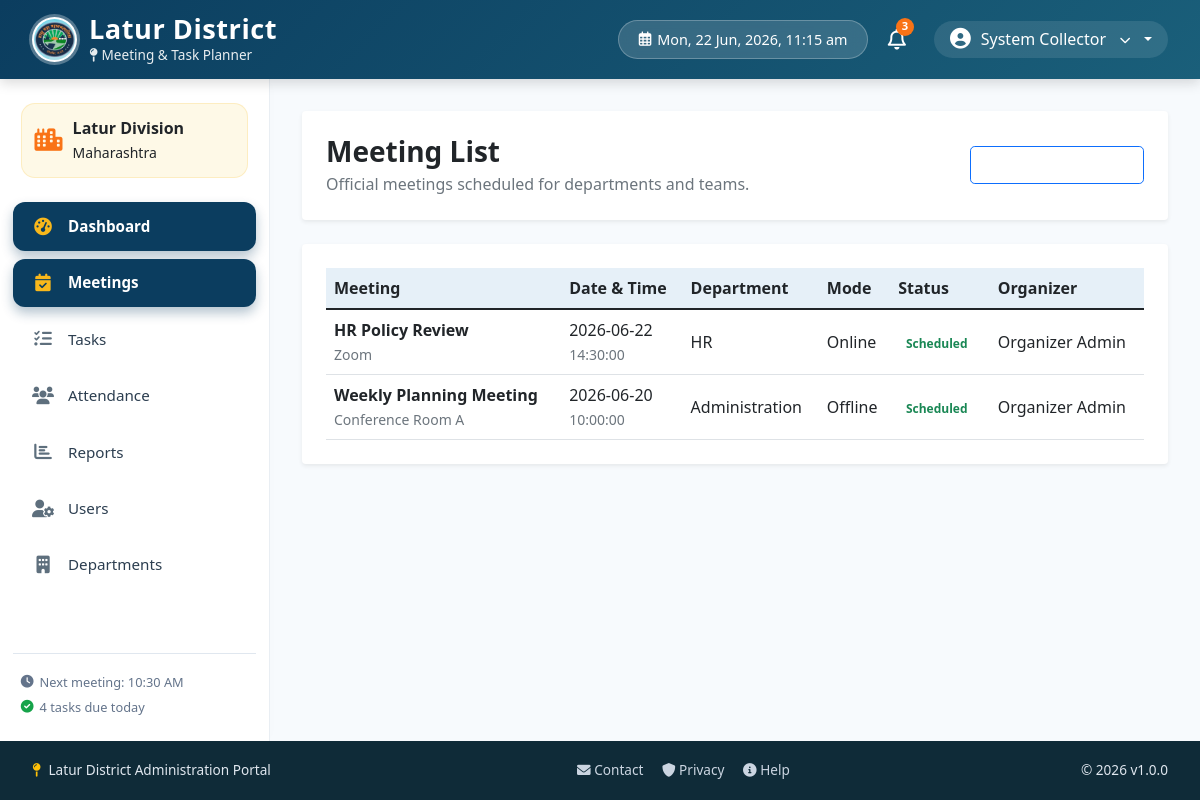
The app's page /modules/meetings/index.php (signed in) with its own data.
### tables this page shows
CREATE TABLE IF NOT EXISTS meetings (
  id INT AUTO_INCREMENT PRIMARY KEY,
  title VARCHAR(150) NOT NULL,
  meeting_date DATE NOT NULL,
  meeting_time TIME NOT NULL,
  location VARCHAR(150) NOT NULL,
  mode VARCHAR(50) NOT NULL,
  agenda TEXT NOT NULL,
  department VARCHAR(100) NOT NULL,
  organizer_id INT NOT NULL,
  status VARCHAR(30) NOT NULL DEFAULT 'Scheduled',
  created_at TIMESTAMP DEFAULT CURRENT_TIMESTAMP,
  FOREIGN KEY (organizer_id) REFERENCES users(id)
);

CREATE TABLE IF NOT EXISTS users (
  id INT AUTO_INCREMENT PRIMARY KEY,
  name VARCHAR(100) NOT NULL,
  email VARCHAR(150) NOT NULL UNIQUE,
  password VARCHAR(255) NOT NULL,
  role VARCHAR(50) NOT NULL,
  department VARCHAR(100) NOT NULL,
  isDeleted ENUM('Yes','No') NOT NULL DEFAULT 'No'
);

### modules/meetings/index.php (the view, shortened to what this page needs)
<?php
include_once '../../includes/header.php';
$conn = getDBConnection();
$result = $conn->query(
    "SELECT m.id, m.title, m.meeting_date, m.meeting_time, m.location, m.mode, m.department, m.status, u.name AS organizer_name
     FROM meetings m
     JOIN users u ON m.organizer_id = u.id
     ORDER BY m.meeting_date DESC, m.meeting_time DESC"
);
$meetings = $result->fetch_all(MYSQLI_ASSOC);
?>
<div class="row">
    <div class="col-12">
        <div class="card p-4 border-0 shadow-sm mb-4">
            <div class="d-flex justify-content-between align-items-center flex-wrap gap-2">
                <div>
                    <h3 class="fw-bold mb-1">Meeting List</h3>
                    <p class="text-muted mb-0">Official meetings scheduled for departments and teams.</p>
                </div>
                <a href="create.php" class="btn btn-primary rounded-3" style="background-color: var(--gov-blue);">+ Schedule Meeting</a>
            </div>
        </div>
        <div class="card p-4 border-0 shadow-sm">
            <div class="table-responsive">
                <table class="table table-hover align-middle mb-0">
                    <thead style="background:#e6f0f8; border-top: 2px solid var(--gov-blue);">
                        <tr>
                            <th>Meeting</th>
                            <th>Date & Time</th>
                            <th>Department</th>
                            <th>Mode</th>
                            <th>Status</th>
                            <th>Organizer</th>
                        </tr>
                    </thead>
                    <tbody>
                        <?php foreach ($meetings as $meeting): ?>
                            <tr>
                                <td>
                                    <strong><?php echo htmlspecialchars($meeting['title']); ?></strong><br>
                                    <small class="text-muted"><?php echo htmlspecialchars($meeting['location']); ?></small>
                                </td>
                                <td>
                                    <?php echo htmlspecialchars($meeting['meeting_date']); ?><br>
                                    <small class="text-muted"><?php echo htmlspecialchars($meeting['meeting_time']); ?></small>
                                </td>
                                <td><?php echo htmlspecialchars($meeting['department']); ?></td>
                                <td><?php echo htmlspecialchars($meeting['mode']); ?></td>
                                <td><span class="badge bg-success-subtle text-success"><?php echo htmlspecialchars($meeting['status']); ?></span></td>
                                <td><?php echo htmlspecialchars($meeting['organizer_name']); ?></td>
                            </tr>
                        <?php endforeach; ?>
                    </tbody>
                </table>
            </div>
        </div>
    </div>
</div>
<?php include_once '../../includes/footer.php'; ?>

### records on screen
meetings: title "HR Policy Review", location "Zoom", meeting_date "2026-06-22", meeting_time "14:30:00", department "HR", mode "Online", status "Scheduled", organizer.name "Organizer Admin"
meetings: title "Weekly Planning Meeting", location "Conference Room A", meeting_date "2026-06-20", meeting_time "10:00:00", department "Administration", mode "Offline", status "Scheduled", organizer.name "Organizer Admin"

### other values on screen
$userName "System Collector"
